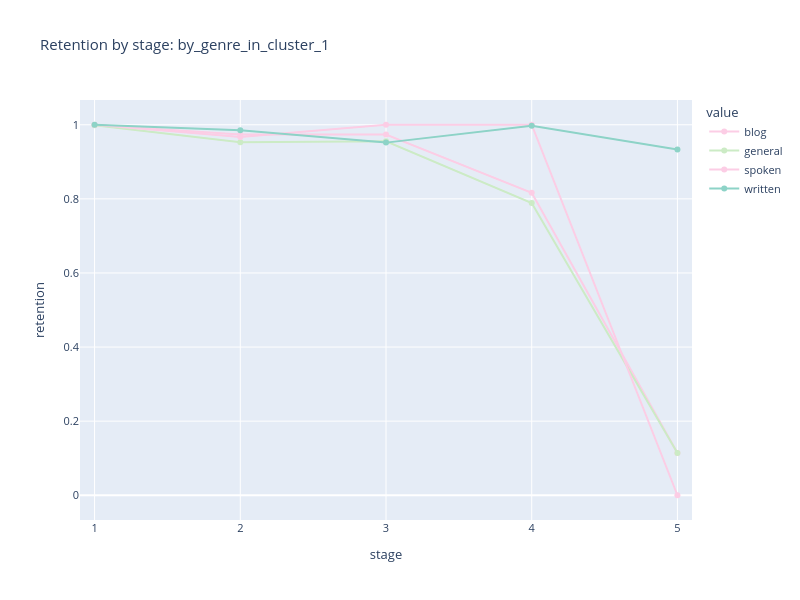

The cell this chart's notebook holds for it:
### Code cell
render_retention_line("by_genre_in_cluster_1", width=800)

### Figure 1 — Plotly figure (JSON) as saved in the notebook; plotly's stock layout.template omitted (floating-point values rounded to 4 significant figures)
{"data": [{"hovertemplate": "value=blog<br>stage=%{x}<br>retention=%{y}<extra></extra>", "legendgroup": "blog", "line": {"color": "rgb(252,205,229)", "dash": "solid"}, "marker": {"symbol": "circle"}, "mode": "lines+markers", "name": "blog", "orientation": "v", "showlegend": true, "type": "scatter", "x": [1, 2, 3, 4, 5], "xaxis": "x", "y": [0.9993, 0.9734, 0.9737, 0.8165, 0.114], "yaxis": "y"}, {"hovertemplate": "value=general<br>stage=%{x}<br>retention=%{y}<extra></extra>", "legendgroup": "general", "line": {"color": "rgb(204,235,197)", "dash": "solid"}, "marker": {"symbol": "circle"}, "mode": "lines+markers", "name": "general", "orientation": "v", "showlegend": true, "type": "scatter", "x": [1, 2, 3, 4, 5], "xaxis": "x", "y": [0.9989, 0.9528, 0.9554, 0.7887, 0.1141], "yaxis": "y"}, {"hovertemplate": "value=spoken<br>stage=%{x}<br>retention=%{y}<extra></extra>", "legendgroup": "spoken", "line": {"color": "rgb(252,205,229)", "dash": "solid"}, "marker": {"symbol": "circle"}, "mode": "lines+markers", "name": "spoken", "orientation": "v", "showlegend": true, "type": "scatter", "x": [1, 2, 3, 4, 5], "xaxis": "x", "y": [1.0, 0.9667, 1.0, 1.0, 0.0], "yaxis": "y"}, {"hovertemplate": "value=written<br>stage=%{x}<br>retention=%{y}<extra></extra>", "legendgroup": "written", "line": {"color": "rgb(141,211,199)", "dash": "solid"}, "marker": {"symbol": "circle"}, "mode": "lines+markers", "name": "written", "orientation": "v", "showlegend": true, "type": "scatter", "x": [1, 2, 3, 4, 5], "xaxis": "x", "y": [1.0, 0.985, 0.9518, 0.9973, 0.9332], "yaxis": "y"}], "layout": {"font": {"size": 11}, "height": 600, "legend": {"title": {"text": "value"}, "tracegroupgap": 0}, "title": {"text": "Retention by stage: by_genre_in_cluster_1"}, "width": 800, "xaxis": {"anchor": "y", "domain": [0, 1], "dtick": 1, "range": [0.9, 5.1], "title": {"text": "stage"}}, "yaxis": {"anchor": "x", "domain": [0, 1], "title": {"text": "retention"}}}}
